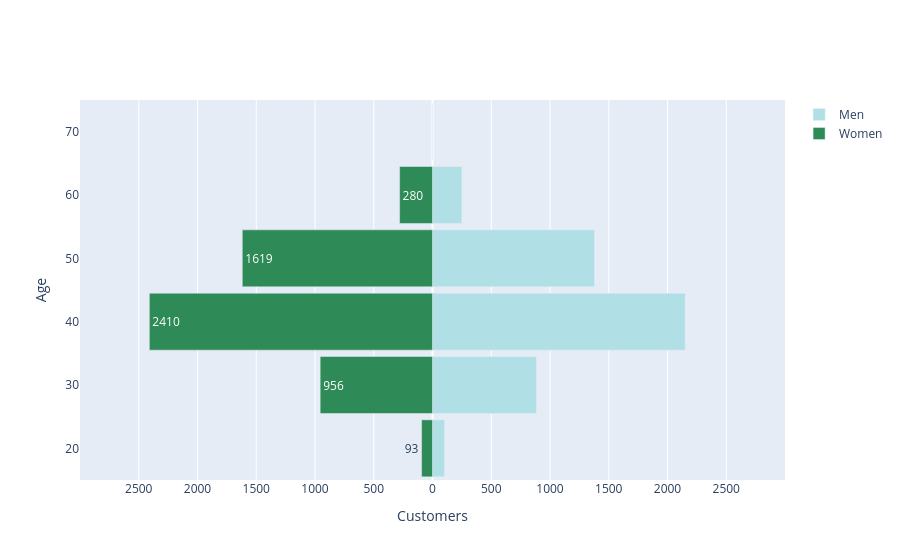

Here is the notebook cell this chart was saved with:
### Code cell
men_bins = np.array(pyramid[pyramid['Gender'] == 'M']['CLIENTNUM'])
women_bins = np.array(-1*pyramid[pyramid["Gender"] == 'F']['CLIENTNUM'])
y = list(range(20, 100, 10))

layout = go.Layout(yaxis=go.layout.YAxis(title='Age'),
                   xaxis=go.layout.XAxis(
                       range=[-3000, 3000],
                       tickvals=[-2500,-2000,-1500,-1000,-500, 0, 500,1000,1500,2000,2500],
                       ticktext=[2500,2000,1500,1000,500, 0, 500,1000,1500,2000,2500],
                       title='Customers'),
                   barmode='overlay',
                   bargap=0.1)

p_data = [go.Bar(y=y,
               x=men_bins,
               orientation='h',
               name='Men',
#                text=men_bins.astype('int'),
               hoverinfo='x',
               marker=dict(color='powderblue')
               ),
        go.Bar(y=y,
               x=women_bins,
               orientation='h',
               name='Women',
               text=-1 * women_bins.astype('int'),
               hoverinfo='text',
               marker=dict(color='seagreen')
               )]

iplot(dict(data=p_data, layout=layout))

### Figure 1 — Plotly figure (JSON) as saved in the notebook; plotly's stock layout.template omitted (floating-point values rounded to 4 significant figures)
{"data": [{"hoverinfo": "x", "marker": {"color": "powderblue"}, "name": "Men", "orientation": "h", "type": "bar", "x": [102, 885, 2151, 1379, 250, 2], "y": [20, 30, 40, 50, 60, 70, 80, 90]}, {"hoverinfo": "text", "marker": {"color": "seagreen"}, "name": "Women", "orientation": "h", "text": [93.0, 956.0, 2410.0, 1619.0, 280.0], "type": "bar", "x": [-93, -956, -2410, -1619, -280], "y": [20, 30, 40, 50, 60, 70, 80, 90]}], "layout": {"bargap": 0.1, "barmode": "overlay", "xaxis": {"range": [-3000, 3000], "ticktext": [2500, 2000, 1500, 1000, 500, 0, 500, 1000, 1500, 2000, 2500], "tickvals": [-2500, -2000, -1500, -1000, -500, 0, 500, 1000, 1500, 2000, 2500], "title": {"text": "Customers"}}, "yaxis": {"title": {"text": "Age"}}}}
